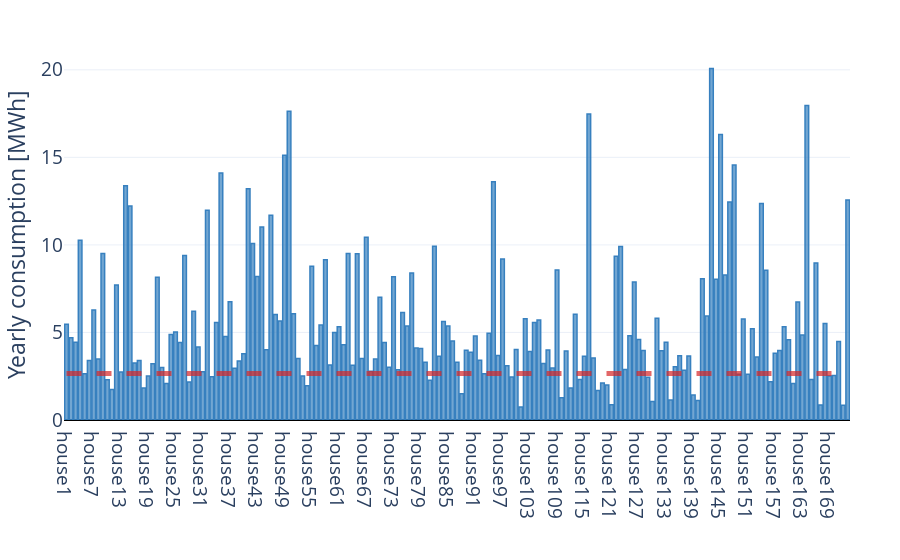

This figure's notebook cell:
### Code cell
graph = df[[col for col in df.columns if "pv_1kw" not in col]].copy()
graph.columns = ["house" + str(n) for n in range(1, len(graph.columns) + 1)]
fig = px.bar(graph.sum() * 15 / 60 / 1000)
fig.data[0].update(
    {'marker': {'color': 'rgba(55, 128, 191, 0.7)',
                'line': {'width': 1.5,
                'color': 'rgba(55, 128, 191, 1.0)'}}})

# 'Reference for 100m2, 4 people, no elec. heating'
fig.add_shape(
  type='line',
  y0=2650/1000, y1=2650/1000, x0="house1", x1="house170",
  line={'dash': 'dash', 'width': 5,
        'color': 'rgba(214, 39, 40, 0.7)'})

fig.update_layout(
    layout,
    showlegend=False,
    xaxis_title="",
    yaxis_title="Yearly consumption [MWh]")
fig.show()

### Figure 1 — Plotly figure (JSON) as saved in the notebook; plotly's stock layout.template omitted (floating-point values rounded to 4 significant figures; data arrays with more than 128 entries replaced by an {"elided": "..."} marker saying what was removed)
{"data": [{"alignmentgroup": "True", "hovertemplate": "variable=0<br>index=%{x}<br>value=%{y}<extra></extra>", "legendgroup": "0", "marker": {"color": "rgba(55, 128, 191, 0.7)", "line": {"color": "rgba(55, 128, 191, 1.0)", "width": 1.5}, "pattern": {"shape": ""}}, "name": "0", "offsetgroup": "0", "orientation": "v", "showlegend": true, "textposition": "auto", "type": "bar", "x": {"elided": "173 str values"}, "xaxis": "x", "y": {"elided": "173 float values"}, "yaxis": "y"}], "layout": {"autosize": true, "barmode": "relative", "font": {"size": 19}, "legend": {"title": {"text": "variable"}, "tracegroupgap": 0}, "margin": {"b": 10, "l": 20, "r": 50, "t": 50}, "shapes": [{"line": {"color": "rgba(214, 39, 40, 0.7)", "dash": "dash", "width": 5}, "type": "line", "x0": "house1", "x1": "house170", "y0": 2.65, "y1": 2.65}], "showlegend": false, "xaxis": {"anchor": "y", "autorange": true, "domain": [0, 1], "range": [-0.5, 172.5], "title": {"text": ""}, "type": "category", "zerolinecolor": "black", "zerolinewidth": 2}, "yaxis": {"anchor": "x", "autorange": true, "domain": [0, 1], "range": [0, 21.13], "title": {"text": "Yearly consumption [MWh]"}, "type": "linear", "zerolinecolor": "black", "zerolinewidth": 2}}}
